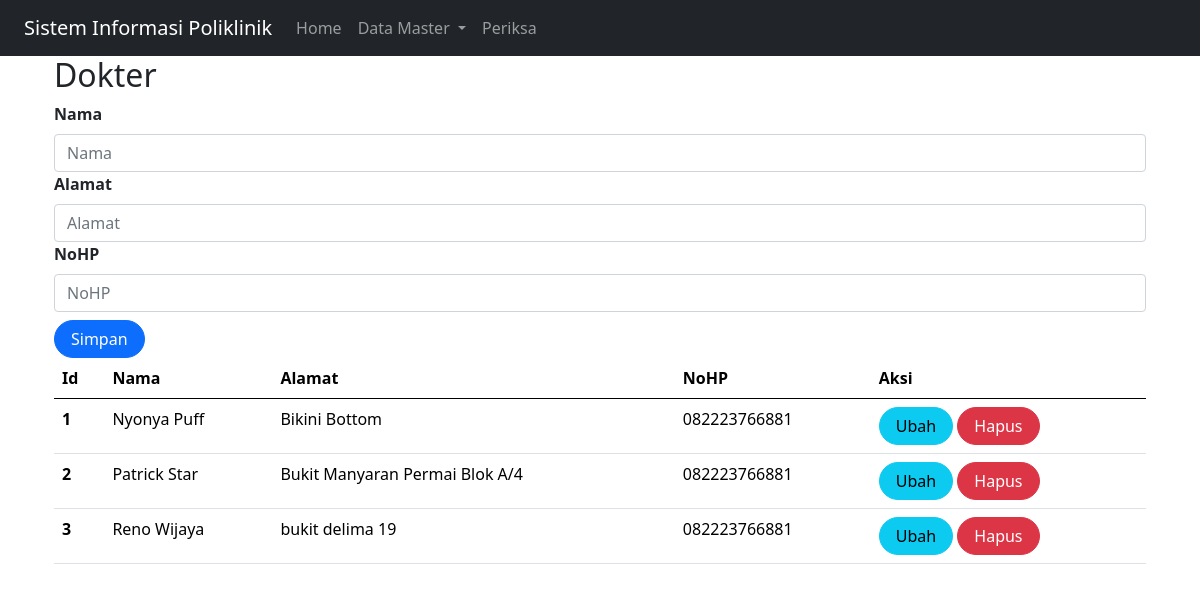
Screenshot of /index.php?page=dokter with the database file from the repository.
### tables this page shows
CREATE TABLE `dokter` (
  `id` int(10) NOT NULL,
  `nama` varchar(255) NOT NULL,
  `alamat` varchar(255) NOT NULL,
  `no_hp` varchar(50) NOT NULL
);

### dokter.php (the view, shortened to what this page needs)
<?php
include_once("conpoli.php");
?>
<!DOCTYPE html>
<html lang="en">
<head>
    <link rel="stylesheet" href="assets/css/bootstrap.css">
    <link href="https://cdn.jsdelivr.net/npm/bootstrap@5.0.2/dist/css/bootstrap.min.css" rel="stylesheet"
>
</head>
<body>
        <form method="POST" action="" name="myForm" onsubmit="return(validate());">
            <?php
            $nama = '';
            $alamat = '';
            $no_hp = '';
            ?>
            <div class="col">
                <label for="inputIsi" class="form-label fw-bold">
                    Nama
                </label>
                <input type="text" class="form-control" name="nama" id="inputIsi" placeholder="Nama" value="<?php echo $nama ?>">
            </div>
            <div class="col">
                <label for="inputTanggalAwal" class="form-label fw-bold">
                    Alamat
                </label>
                <input type="text" class="form-control" name="alamat" id="inputTanggalAwal" placeholder="Alamat" value="<?php echo $alamat ?>">
            </div>
            <div class="col mb-2">
                <label for="inputTanggalAkhir" class="form-label fw-bold">
                    NoHP
                </label>
                <input type="text" class="form-control" name="no_hp" id="inputTanggalAkhir" placeholder="NoHP" value="<?php echo $no_hp?>">
            </div>
            <div class="col">
                <button type="submit" class="btn btn-primary rounded-pill px-3" name="simpan">Simpan</button>
            </div>
        </form>
        <table class="table table-hover">
            <thead>
                <tr>
                    <th scope="col">Id</th>
                    <th scope="col">Nama</th>
                    <th scope="col">Alamat</th>
                    <th scope="col">NoHP</th>
                    <th scope="col">Aksi</th>
                </tr>
            </thead>
            <tbody>
                <?php
                $result = mysqli_query(
                    $mysqli,"SELECT * FROM dokter"
                    );
                $no = 1;
                while ($data = mysqli_fetch_array($result)) {
                ?>
                    <tr>
                        <th scope="row"><?php echo $no++ ?></th>
                        <td><?php echo $data['nama'] ?></td>
                        <td><?php echo $data['alamat'] ?></td>
                        <td><?php echo $data['no_hp'] ?></td>
                        <td>
                            <a class="btn btn-info rounded-pill px-3" href="index.php?page=dokter&id=<?php echo $data['id'] ?>">Ubah</a>
                            <a class="btn btn-danger rounded-pill px-3" href="index.php?page=dokter&id=<?php echo $data['id'] ?>&aksi=hapus">Hapus</a>
                        </td>
                    </tr>
                <?php
                }
                ?>
            </tbody>
            </table>
</body>
</html>

### rows the page displays
dokter: nama "Nyonya Puff", alamat "Bikini Bottom", no_hp "082223766881"
dokter: nama "Patrick Star", alamat "Bukit Manyaran Permai Blok A/4", no_hp "082223766881"
dokter: nama "Reno Wijaya", alamat "bukit delima 19", no_hp "082223766881"

### other values shown
$_GET['page'] "Dokter"
